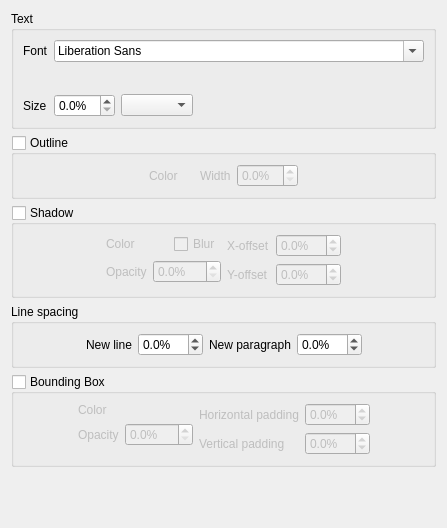
       <widget class="QWidget" name="sub_appearance">
        <layout class="QVBoxLayout" name="verticalLayout_17">
         <item>
          <widget class="QGroupBox" name="groupBox_11">
           <property name="title">
            <string>Text</string>
           </property>
           <layout class="QFormLayout" name="formLayout_2">
            <item row="0" column="0">
             <widget class="QLabel" name="label_2">
              <property name="text">
               <string>Font</string>
              </property>
             </widget>
            </item>
            <item row="0" column="1">
             <widget class="QFontComboBox" name="sub_font_family"/>
            </item>
            <item row="1" column="1">
             <layout class="QHBoxLayout" name="horizontalLayout_8">
              <item>
               <widget class="ColorSelectWidget" name="sub_font_color" native="true">
                <property name="minimumSize">
                 <size>
                  <width>10</width>
                  <height>10</height>
                 </size>
                </property>
               </widget>
              </item>
              <item>
               <widget class="FontOptionWidget" name="sub_font_option" native="true"/>
              </item>
              <item>
               <spacer name="horizontalSpacer_22">
                <property name="orientation">
                 <enum>Qt::Horizontal</enum>
                </property>
                <property name="sizeHint" stdset="0">
                 <size>
                  <width>40</width>
                  <height>20</height>
                 </size>
                </property>
               </spacer>
              </item>
             </layout>
            </item>
            <item row="2" column="0">
             <widget class="QLabel" name="label_21">
              <property name="text">
               <string>Size</string>
              </property>
             </widget>
            </item>
            <item row="2" column="1">
             <layout class="QHBoxLayout" name="horizontalLayout_13">
              <item>
               <widget class="QDoubleSpinBox" name="sub_font_size">
                <property name="accelerated">
                 <bool>true</bool>
                </property>
                <property name="suffix">
                 <string notr="true">%</string>
                </property>
                <property name="decimals">
                 <number>1</number>
                </property>
                <property name="maximum">
                 <double>99.000000000000000</double>
                </property>
                <property name="singleStep">
                 <double>1.000000000000000</double>
                </property>
               </widget>
              </item>
              <item>
               <widget class="OsdScalePolicyComboBox" name="sub_font_scale">
                <property name="sizeAdjustPolicy">
                 <enum>QComboBox::AdjustToContents</enum>
                </property>
               </widget>
              </item>
              <item>
               <spacer name="horizontalSpacer_21">
                <property name="orientation">
                 <enum>Qt::Horizontal</enum>
                </property>
                <property name="sizeHint" stdset="0">
                 <size>
                  <width>40</width>
                  <height>20</height>
                 </size>
                </property>
               </spacer>
              </item>
             </layout>
            </item>
           </layout>
          </widget>
         </item>
         <item>
          <widget class="QGroupBox" name="sub_outline">
           <property name="title">
            <string>Outline</string>
           </property>
           <property name="checkable">
            <bool>true</bool>
           </property>
           <property name="checked">
            <bool>false</bool>
           </property>
           <layout class="QHBoxLayout" name="horizontalLayout_7">
            <item>
             <spacer name="horizontalSpacer_7">
              <property name="orientation">
               <enum>Qt::Horizontal</enum>
              </property>
              <property name="sizeHint" stdset="0">
               <size>
                <width>0</width>
                <height>20</height>
               </size>
              </property>
             </spacer>
            </item>
            <item>
             <widget class="QLabel" name="label_3">
              <property name="text">
               <string>Color</string>
              </property>
             </widget>
            </item>
            <item>
             <widget class="ColorSelectWidget" name="sub_outline_color" native="true">
              <property name="minimumSize">
               <size>
                <width>10</width>
                <height>10</height>
               </size>
              </property>
             </widget>
            </item>
            <item>
             <widget class="QLabel" name="label_5">
              <property name="text">
               <string>Width</string>
              </property>
             </widget>
            </item>
            <item>
             <widget class="QDoubleSpinBox" name="sub_outline_width">
              <property name="accelerated">
               <bool>true</bool>
              </property>
              <property name="suffix">
               <string notr="true">%</string>
              </property>
              <property name="decimals">
               <number>1</number>
              </property>
              <property name="maximum">
               <double>99.000000000000000</double>
              </property>
              <property name="singleStep">
               <double>1.000000000000000</double>
              </property>
             </widget>
            </item>
            <item>
             <spacer name="horizontalSpacer_8">
              <property name="orientation">
               <enum>Qt::Horizontal</enum>
              </property>
              <property name="sizeHint" stdset="0">
               <size>
                <width>0</width>
                <height>20</height>
               </size>
              </property>
             </spacer>
            </item>
           </layout>
          </widget>
         </item>
         <item>
          <widget class="QGroupBox" name="sub_shadow">
           <property name="title">
            <string>Shadow</string>
           </property>
           <property name="checkable">
            <bool>true</bool>
           </property>
           <property name="checked">
            <bool>false</bool>
           </property>
           <layout class="QHBoxLayout" name="horizontalLayout_20">
            <item>
             <spacer name="horizontalSpacer_11">
              <property name="orientation">
               <enum>Qt::Horizontal</enum>
              </property>
              <property name="sizeType">
               <enum>QSizePolicy::Expanding</enum>
              </property>
              <property name="sizeHint" stdset="0">
               <size>
                <width>55</width>
                <height>13</height>
               </size>
              </property>
             </spacer>
            </item>
            <item>
             <layout class="QFormLayout" name="formLayout_3">
              <item row="0" column="0">
               <widget class="QLabel" name="label_6">
                <property name="text">
                 <string>Color</string>
                </property>
               </widget>
              </item>
              <item row="0" column="1">
               <layout class="QHBoxLayout" name="horizontalLayout_10">
                <item>
                 <widget class="ColorSelectWidget" name="sub_shadow_color" native="true">
                  <property name="sizePolicy">
                   <sizepolicy hsizetype="Preferred" vsizetype="Preferred">
                    <horstretch>0</horstretch>
                    <verstretch>0</verstretch>
                   </sizepolicy>
                  </property>
                  <property name="minimumSize">
                   <size>
                    <width>10</width>
                    <height>10</height>
                   </size>
                  </property>
                 </widget>
                </item>
                <item>
                 <widget class="QCheckBox" name="sub_shadow_blur">
                  <property name="text">
                   <string>Blur</string>
                  </property>
                 </widget>
                </item>
               </layout>
              </item>
              <item row="1" column="0">
               <widget class="QLabel" name="label_24">
                <property name="text">
                 <string>Opacity</string>
                </property>
               </widget>
              </item>
              <item row="1" column="1">
               <widget class="QDoubleSpinBox" name="sub_shadow_opacity">
                <property name="suffix">
                 <string notr="true">%</string>
                </property>
                <property name="decimals">
                 <number>1</number>
                </property>
               </widget>
              </item>
             </layout>
            </item>
            <item>
             <layout class="QFormLayout" name="formLayout_8">
              <property name="fieldGrowthPolicy">
               <enum>QFormLayout::AllNonFixedFieldsGrow</enum>
              </property>
              <item row="0" column="0">
               <widget class="QLabel" name="label_8">
                <property name="text">
                 <string>X-offset</string>
                </property>
               </widget>
              </item>
              <item row="0" column="1">
               <widget class="QDoubleSpinBox" name="sub_shadow_offset_x">
                <property name="accelerated">
                 <bool>true</bool>
                </property>
                <property name="suffix">
                 <string notr="true">%</string>
                </property>
                <property name="decimals">
                 <number>1</number>
                </property>
                <property name="minimum">
                 <double>-99.000000000000000</double>
                </property>
                <property name="maximum">
                 <double>99.000000000000000</double>
                </property>
                <property name="singleStep">
                 <double>1.000000000000000</double>
                </property>
               </widget>
              </item>
              <item row="1" column="0">
               <widget class="QLabel" name="label_15">
                <property name="text">
                 <string>Y-offset</string>
                </property>
               </widget>
              </item>
              <item row="1" column="1">
               <widget class="QDoubleSpinBox" name="sub_shadow_offset_y">
                <property name="accelerated">
                 <bool>true</bool>
                </property>
                <property name="suffix">
                 <string notr="true">%</string>
                </property>
                <property name="decimals">
                 <number>1</number>
                </property>
                <property name="minimum">
                 <double>-99.000000000000000</double>
                </property>
                <property name="maximum">
                 <double>99.000000000000000</double>
                </property>
                <property name="singleStep">
                 <double>1.000000000000000</double>
                </property>
               </widget>
              </item>
             </layout>
            </item>
            <item>
             <spacer name="horizontalSpacer_10">
              <property name="orientation">
               <enum>Qt::Horizontal</enum>
              </property>
              <property name="sizeHint" stdset="0">
               <size>
                <width>54</width>
                <height>20</height>
               </size>
              </property>
             </spacer>
            </item>
           </layout>
          </widget>
         </item>
         <item>
          <widget class="QGroupBox" name="groupBox_23">
           <property name="title">
            <string>Line spacing</string>
           </property>
           <layout class="QHBoxLayout" name="horizontalLayout_15">
            <item>
             <spacer name="horizontalSpacer_13">
              <property name="orientation">
               <enum>Qt::Horizontal</enum>
              </property>
              <property name="sizeHint" stdset="0">
               <size>
                <width>24</width>
                <height>20</height>
               </size>
              </property>
             </spacer>
            </item>
            <item>
             <widget class="QLabel" name="label">
              <property name="text">
               <string>New line</string>
              </property>
             </widget>
            </item>
            <item>
             <widget class="QDoubleSpinBox" name="sub_spacing_line">
              <property name="enabled">
               <bool>true</bool>
              </property>
              <property name="accelerated">
               <bool>true</bool>
              </property>
              <property name="suffix">
               <string notr="true">%</string>
              </property>
              <property name="decimals">
               <number>1</number>
              </property>
              <property name="minimum">
               <double>-99.000000000000000</double>
              </property>
              <property name="maximum">
               <double>99.000000000000000</double>
              </property>
              <property name="singleStep">
               <double>1.000000000000000</double>
              </property>
             </widget>
            </item>
            <item>
             <widget class="QLabel" name="label_17">
              <property name="text">
               <string>New paragraph</string>
              </property>
             </widget>
            </item>
            <item>
             <widget class="QDoubleSpinBox" name="sub_spacing_paragraph">
              <property name="enabled">
               <bool>true</bool>
              </property>
              <property name="accelerated">
               <bool>true</bool>
              </property>
              <property name="suffix">
               <string notr="true">%</string>
              </property>
              <property name="decimals">
               <number>1</number>
              </property>
              <property name="minimum">
               <double>-99.000000000000000</double>
              </property>
              <property name="maximum">
               <double>99.000000000000000</double>
              </property>
              <property name="singleStep">
               <double>1.000000000000000</double>
              </property>
             </widget>
            </item>
            <item>
             <spacer name="horizontalSpacer_14">
              <property name="orientation">
               <enum>Qt::Horizontal</enum>
              </property>
              <property name="sizeHint" stdset="0">
               <size>
                <width>24</width>
                <height>20</height>
               </size>
              </property>
             </spacer>
            </item>
           </layout>
          </widget>
         </item>
         <item>
          <widget class="QGroupBox" name="sub_bbox">
           <property name="title">
            <string>Bounding Box</string>
           </property>
           <property name="checkable">
            <bool>true</bool>
           </property>
           <property name="checked">
            <bool>false</bool>
           </property>
           <layout class="QHBoxLayout" name="horizontalLayout_19">
            <item>
             <spacer name="horizontalSpacer_18">
              <property name="orientation">
               <enum>Qt::Horizontal</enum>
              </property>
              <property name="sizeType">
               <enum>QSizePolicy::Expanding</enum>
              </property>
              <property name="sizeHint" stdset="0">
               <size>
                <width>55</width>
                <height>13</height>
               </size>
              </property>
             </spacer>
            </item>
            <item>
             <layout class="QFormLayout" name="formLayout_18">
              <item row="0" column="0">
               <widget class="QLabel" name="label_30">
                <property name="text">
                 <string>Color</string>
                </property>
               </widget>
              </item>
              <item row="0" column="1">
               <widget class="ColorSelectWidget" name="sub_bbox_color" native="true">
                <property name="sizePolicy">
                 <sizepolicy hsizetype="Preferred" vsizetype="Preferred">
                  <horstretch>0</horstretch>
                  <verstretch>0</verstretch>
                 </sizepolicy>
                </property>
                <property name="minimumSize">
                 <size>
                  <width>10</width>
                  <height>10</height>
                 </size>
                </property>
               </widget>
              </item>
              <item row="1" column="0">
               <widget class="QLabel" name="label_34">
                <property name="text">
                 <string>Opacity</string>
                </property>
               </widget>
              </item>
              <item row="1" column="1">
               <widget class="QDoubleSpinBox" name="sub_bbox_opacity">
                <property name="suffix">
                 <string notr="true">%</string>
                </property>
                <property name="decimals">
                 <number>1</number>
                </property>
               </widget>
              </item>
             </layout>
            </item>
            <item>
             <layout class="QFormLayout" name="formLayout_19">
              <item row="0" column="0">
               <widget class="QLabel" name="label_46">
                <property name="text">
                 <string>Horizontal padding</string>
                </property>
               </widget>
              </item>
              <item row="0" column="1">
               <widget class="QDoubleSpinBox" name="sub_bbox_hpadding">
                <property name="accelerated">
                 <bool>true</bool>
                </property>
                <property name="suffix">
                 <string notr="true">%</string>
                </property>
                <property name="decimals">
                 <number>1</number>
                </property>
                <property name="minimum">
                 <double>-99.000000000000000</double>
                </property>
                <property name="maximum">
                 <double>99.000000000000000</double>
                </property>
                <property name="singleStep">
                 <double>1.000000000000000</double>
                </property>
               </widget>
              </item>
              <item row="1" column="0">
               <widget class="QLabel" name="label_48">
                <property name="text">
                 <string>Vertical padding</string>
                </property>
               </widget>
              </item>
              <item row="1" column="1">
               <widget class="QDoubleSpinBox" name="sub_bbox_vpadding">
                <property name="accelerated">
                 <bool>true</bool>
                </property>
                <property name="suffix">
                 <string notr="true">%</string>
                </property>
                <property name="decimals">
                 <number>1</number>
                </property>
                <property name="minimum">
                 <double>-99.000000000000000</double>
                </property>
                <property name="maximum">
                 <double>99.000000000000000</double>
                </property>
                <property name="singleStep">
                 <double>1.000000000000000</double>
                </property>
               </widget>
              </item>
             </layout>
            </item>
            <item>
             <spacer name="horizontalSpacer_19">
              <property name="orientation">
               <enum>Qt::Horizontal</enum>
              </property>
              <property name="sizeHint" stdset="0">
               <size>
                <width>54</width>
                <height>20</height>
               </size>
              </property>
             </spacer>
            </item>
           </layout>
          </widget>
         </item>
         <item>
          <spacer name="verticalSpacer_4">
           <property name="orientation">
            <enum>Qt::Vertical</enum>
           </property>
           <property name="sizeHint" stdset="0">
            <size>
             <width>20</width>
             <height>50</height>
            </size>
           </property>
          </spacer>
         </item>
        </layout>
       </widget>
